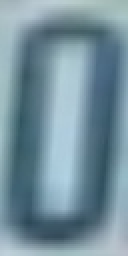
#> input picture ocr_data/train/0/roi105418.jpg, 64 x 128 px (shown 2 times larger); its folder holds only this picture in this run
$ jupyter execute --allow-errors OCR_HOG+LREG.ipynb
#> lines starting #> are read from the running program, lines starting #| are printed output that depends on the picture
[cell 1]
import numpy as np
import os
from skimage.feature import hog
import joblib
import cv2
import matplotlib.pyplot as plt
import seaborn as sns
from sklearn.linear_model import LogisticRegression
from sklearn.model_selection import train_test_split
import pandas as pd

[cell 2]
# train_dir = r'/content/drive/MyDrive/YourFolderName/'
train_dir = r'ocr_data/train/'
labels_list = [i for i in os.listdir(train_dir)]
pathimg = [os.listdir(train_dir + i) for i in labels_list]

[cell 3]
# Visualize HOG for letter A
im_test =  cv2.imread('ocr_data/train/A/roi107644.jpg',0)
#> (the rest of this cell did not finish here and is left out)

[cell 4]
# extract the hog for each image and store it in a list with its
# corresponding label
features = []
labels = []
for i,j in enumerate(zip(pathimg,labels_list)):
  imgs,label = j
  for img in imgs:
      img = cv2.imread(train_dir+label+'/'+img)
#> img is the input picture: shape (128, 64, 3); mean B, G, R 157.3, 144.5, 116.3
      img_res=cv2.resize(img,(64,128),interpolation=cv2.INTER_AREA)
      img_gray= cv2.cvtColor(img_res,cv2.COLOR_BGR2GRAY)
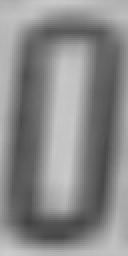
#> img_gray: shape (128, 64) (shown 2 times larger); min 66, max 205, mean 137.5
      hog_img= hog(img_gray,orientations=9,pixels_per_cell=(8,8), cells_per_block=(1, 1))
#> hog_img = 1152 values, max 1 at index 333, min 0 at index 1, mean 0.182
      features.append(hog_img)
      labels.append(label)
#> pass 2 of the loop `for i,j in enumerate(zip(pathimg,labels_list)):`:
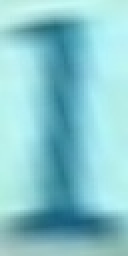
#> input picture ocr_data/train/1/roi109375.jpg, 64 x 128 px (shown 2 times larger)
#> img is the input picture: shape (128, 64, 3); mean B, G, R 206, 199.3, 135.8
#> `img_gray= cv2.cvtColor(img_res,cv2.COLOR_BGR2GRAY)`:
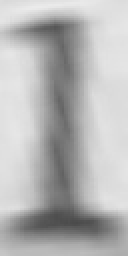
#> img_gray: shape (128, 64) (shown 2 times larger); min 74, max 235, mean 181.1
#> hog_img = 1152 values, max 0.998 at index 1102, min 0 at index 1, mean 0.224

[cell 5]
print(len(pd.DataFrame(np.array(features))))
#| 2
print(len(pd.DataFrame(np.array(labels))))

[cell 6]
df = pd.DataFrame(np.array(features))
#> df = table of 2 rows and 1152 columns
df['target'] = labels
df
#> Out = table of 2 rows and 1153 columns

[cell 7]
df['target'].unique()

[cell 8]
# df.target.value_counts()
sns.countplot(x='target', data=df)
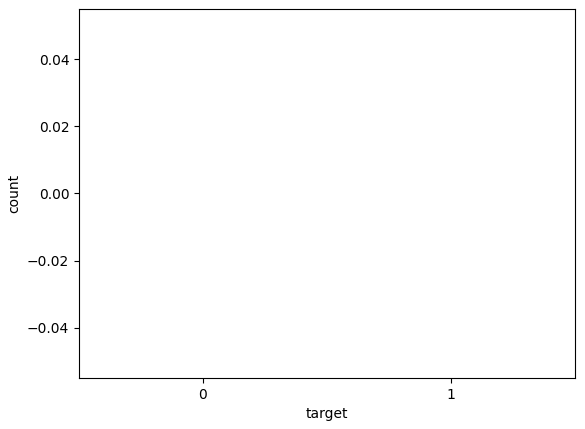
#> figure drawn by matplotlib, 1 panel
